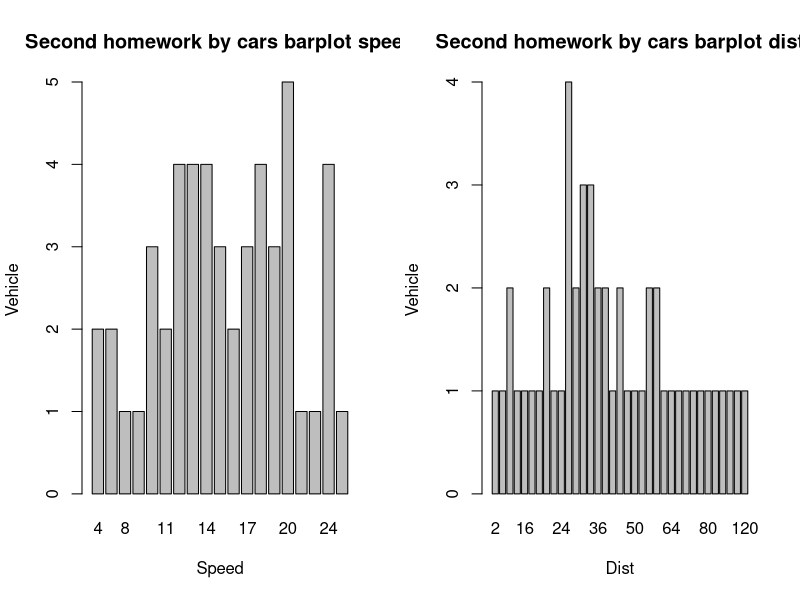

R code for this plot:
par(mfrow = c(1,2))
barplot(table(factor(cars$speed)), main = "Second homework by cars barplot speed", xlab = "Speed", ylab = "Vehicle")
barplot(table(factor(cars$dist)), main = "Second homework by cars barplot dist", xlab = "Dist", ylab = "Vehicle")
